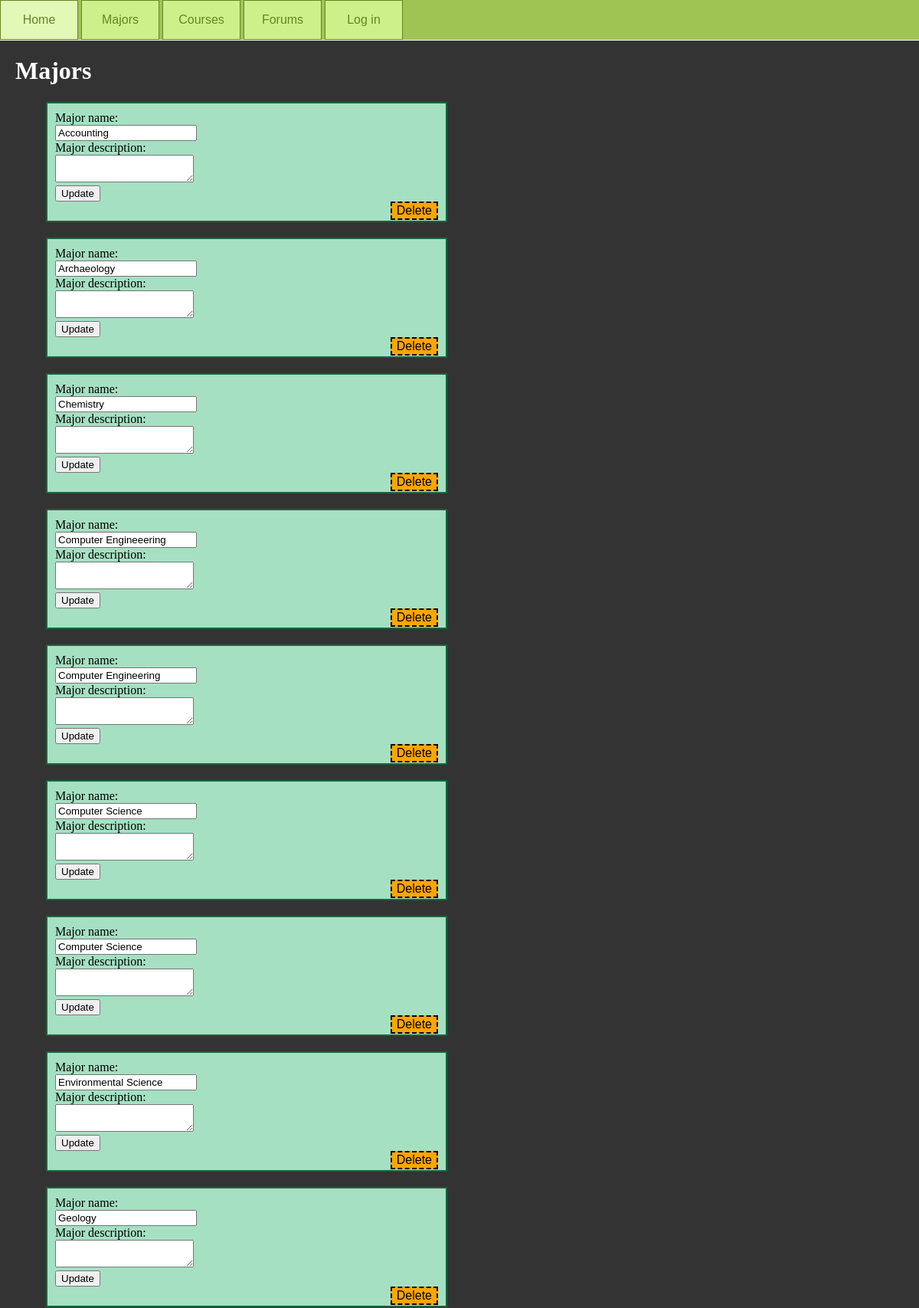
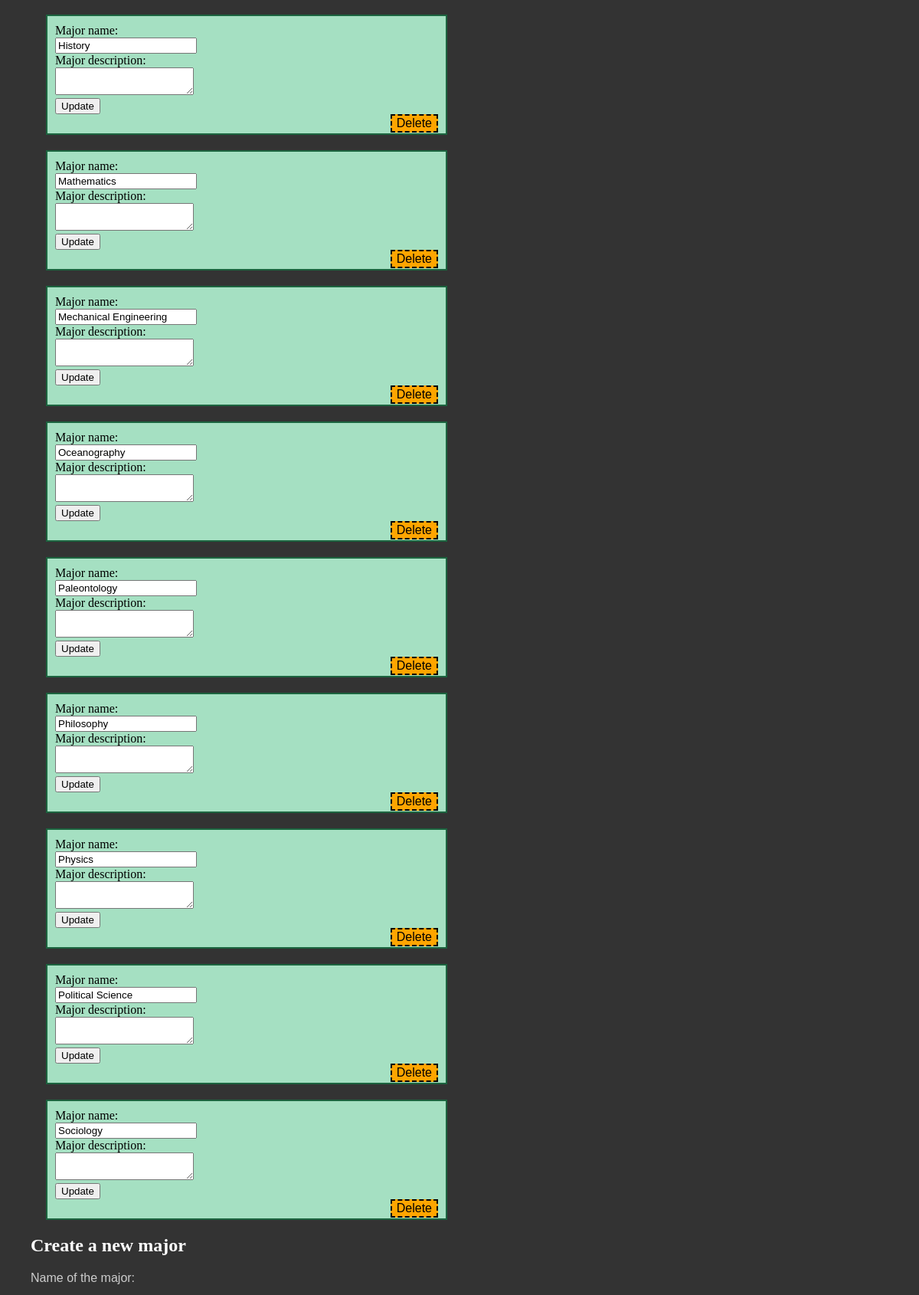
The app's page /majors.html (upper part) with its own data (2 pictures, top to bottom).
### database_setup.py (models this page shows, shortened)
class Major(Base):
    __tablename__ = 'majors'
    major_id = Column(Integer, primary_key=True)
    name = Column(String(80), nullable=False)
    description = Column(String(250))

### project.py (the view)
@app.route('/majors.html')
def showMajors():
    majors = session.query(Major).order_by(asc(Major.name))
    return render_template('majors.html', majors=majors, login_session=login_session)

### templates/majors.html (shortened to what this page needs)
<!DOCTYPE html>
<html>
    <head>
        <link rel="stylesheet" href="/css/style.css">
    </head>
    <body>
        {% block content %}
        {% include "navbar.html" %}
        <div>
            <h1>Majors</h1>
            <div>
            {% for major in majors %}
                <div class="majorBlock">
                    <form id="form{{major.major_id}}" action="/majors/{{major.major_id}}/edit/", method="post">
                        Major name:<br>
                        <input type="text" value="{{major.name}}" name="name"><br>
                        Major description:<br>
                        <textarea form="form{{major.major_id}}" name="description">{{major.description}}</textarea><br>
                        <input type="submit" value="Update" method="post">
                    </form>
                    <form action="/majors/{{major.major_id}}/delete/", method="post">
                        <input class="dangerButton" type="submit" value="Delete" onclick="return confirm('Are you sure you want to PERMANENTLY DELETE this major?');">
                    </form>
                </div>
            {% endfor %}
            {% endblock %}
            </div>
            <div>
                <h2>Create a new major</h2>
                <form action="/majors/new/", method="post">
                    <p>Name of the major:</p>
                    <input type="text" name="name"><br>
                    <input type="text" name="description"><br>
                </form>
            </div>
        </div>
    </body>
</html>

### records on screen
Major: name "Accounting"
Major: name "Archaeology"
Major: name "Chemistry"
Major: name "Computer Engineeering"
Major: name "Computer Engineering"
Major: name "Computer Science"
Major: name "Computer Science"
Major: name "Environmental Science"
Major: name "Geology"
Major: name "History"
Major: name "Mathematics"
Major: name "Mechanical Engineering"
Major: name "Oceanography"
Major: name "Paleontology"
Major: name "Philosophy"
Major: name "Physics"
Major: name "Political Science"
Major: name "Sociology"
